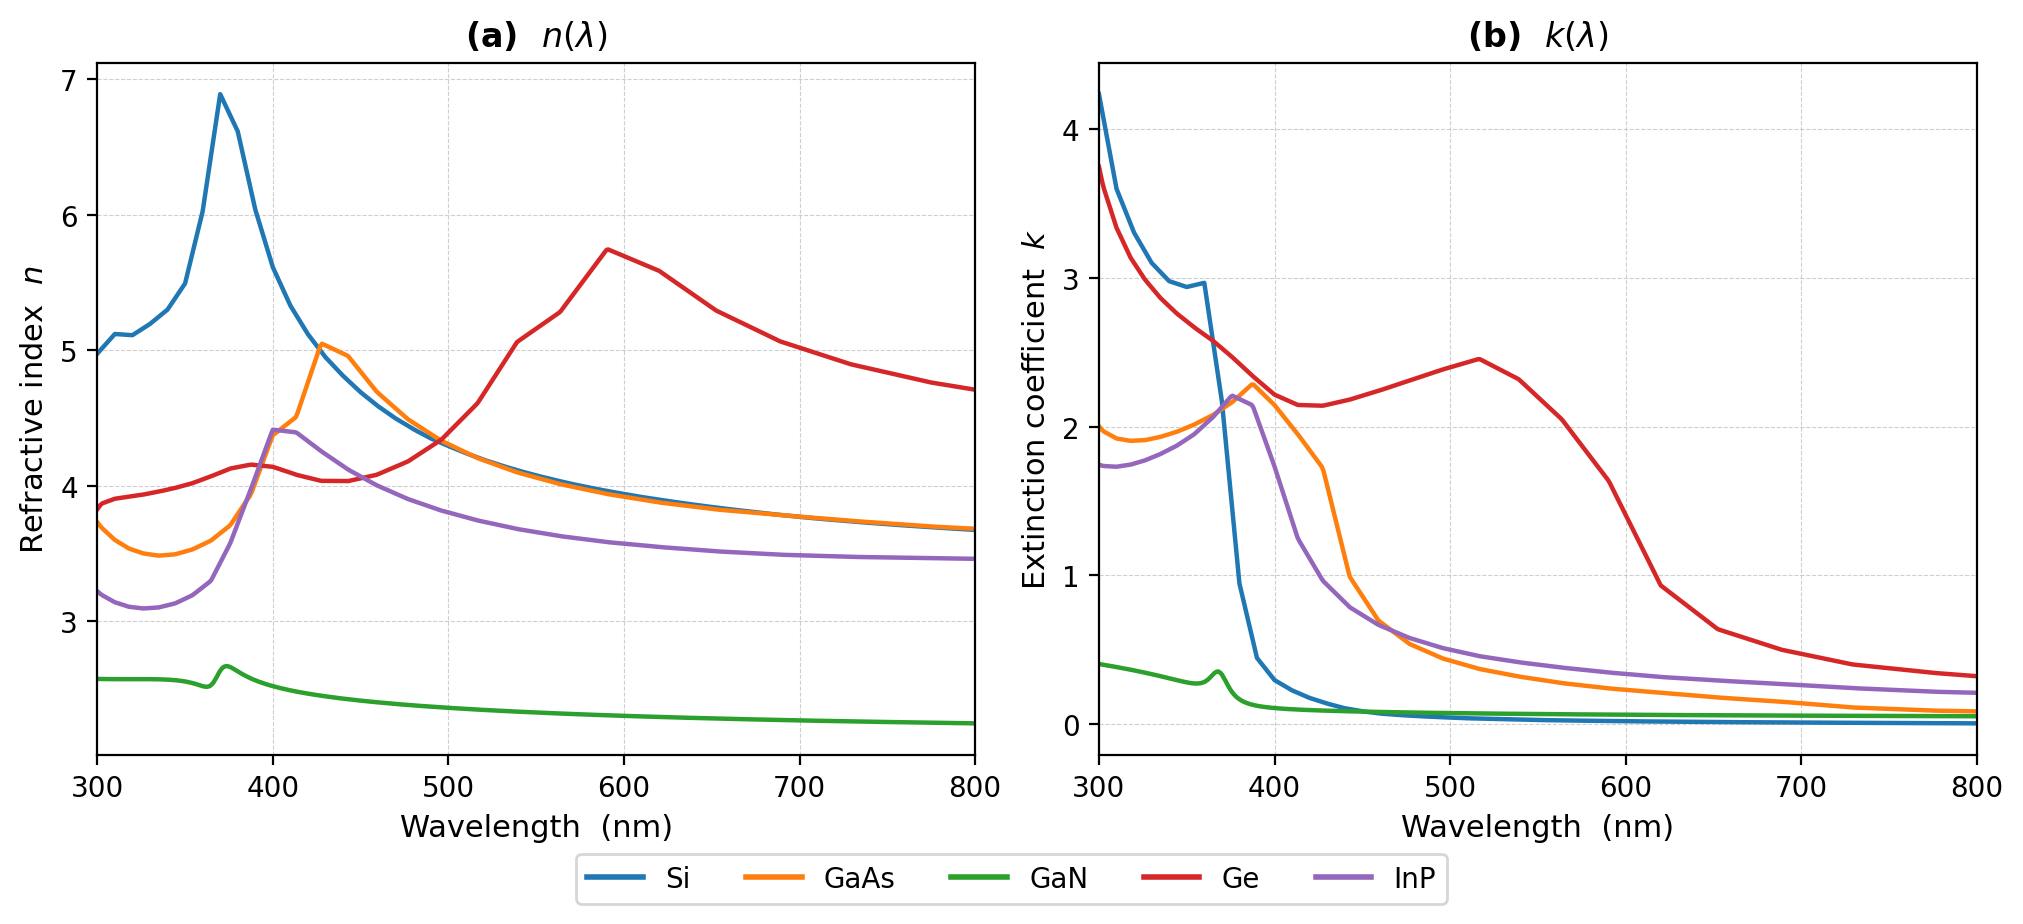

This figure's Python source:
"""
fig_2_3_nk_spectra.py
─────────────────────
Figure 2.3 — Refractive index n(λ) and extinction coefficient k(λ)
for all five semiconductor materials (Si, GaAs, GaN, Ge, InP)
over λ = 300–800 nm.

Output: figures/fig_2_3_nk_spectra.png
"""

import os
import numpy as np
import pandas as pd
import matplotlib
matplotlib.use('Agg')
import matplotlib.pyplot as plt
from matplotlib.lines import Line2D

# ─────────────────────────────────────────────────────────────────
# Paths
# ─────────────────────────────────────────────────────────────────
SCRIPT_DIR = os.path.dirname(os.path.abspath(__file__))
NK_DIR     = os.path.join(SCRIPT_DIR, '..', '1_raw_data', 'semiconductor_nk')
OUT_DIR    = os.path.join(SCRIPT_DIR)
os.makedirs(OUT_DIR, exist_ok=True)

# ─────────────────────────────────────────────────────────────────
# Materials → file map
# ─────────────────────────────────────────────────────────────────
MATERIALS = {
    'Si':   'si_nk_300_800nm_1nm.csv',
    'GaAs': 'gaas_nk_300_800nm_1nm_final.csv',
    'GaN':  'gan_nk_300_800nm_1nm.csv',
    'Ge':   'ge_nk_300_800nm_1nm.csv',
    'InP':  'inp_nk_300_800nm_1nm.csv',
}

COLORS = {
    'Si':   '#1f77b4',
    'GaAs': '#ff7f0e',
    'GaN':  '#2ca02c',
    'Ge':   '#d62728',
    'InP':  '#9467bd',
}

# ─────────────────────────────────────────────────────────────────
# Load data
# ─────────────────────────────────────────────────────────────────
data = {}
for mat, fname in MATERIALS.items():
    fpath = os.path.join(NK_DIR, fname)
    df = pd.read_csv(fpath)
    # Normalise column names (wavelength_nm, n, k)
    df.columns = [c.strip().lower() for c in df.columns]
    data[mat] = df

# ─────────────────────────────────────────────────────────────────
# Plot
# ─────────────────────────────────────────────────────────────────
fig, axes = plt.subplots(1, 2, figsize=(10, 4.2), constrained_layout=True)

for mat, df in data.items():
    wl = df['wavelength_nm']
    axes[0].plot(wl, df['n'], color=COLORS[mat], linewidth=1.6, label=mat)
    axes[1].plot(wl, df['k'], color=COLORS[mat], linewidth=1.6, label=mat)

# Axes formatting
for ax, ylabel, title in zip(
    axes,
    ['Refractive index  $n$', 'Extinction coefficient  $k$'],
    ['(a)  $n(\\lambda)$', '(b)  $k(\\lambda)$'],
):
    ax.set_xlabel('Wavelength  (nm)', fontsize=11)
    ax.set_ylabel(ylabel, fontsize=11)
    ax.set_title(title, fontsize=12, fontweight='bold')
    ax.set_xlim(300, 800)
    ax.grid(True, linestyle='--', linewidth=0.4, alpha=0.6)
    ax.tick_params(labelsize=10)

# Single shared legend below both panels
handles = [Line2D([0], [0], color=COLORS[m], lw=2, label=m) for m in MATERIALS]
fig.legend(
    handles=handles,
    loc='lower center',
    ncol=5,
    fontsize=10,
    frameon=True,
    bbox_to_anchor=(0.5, -0.08),
)

out_path = os.path.join(OUT_DIR, 'fig_2_3_nk_spectra.png')
fig.savefig(out_path, dpi=200, bbox_inches='tight')
print(f"Saved: {out_path}")
